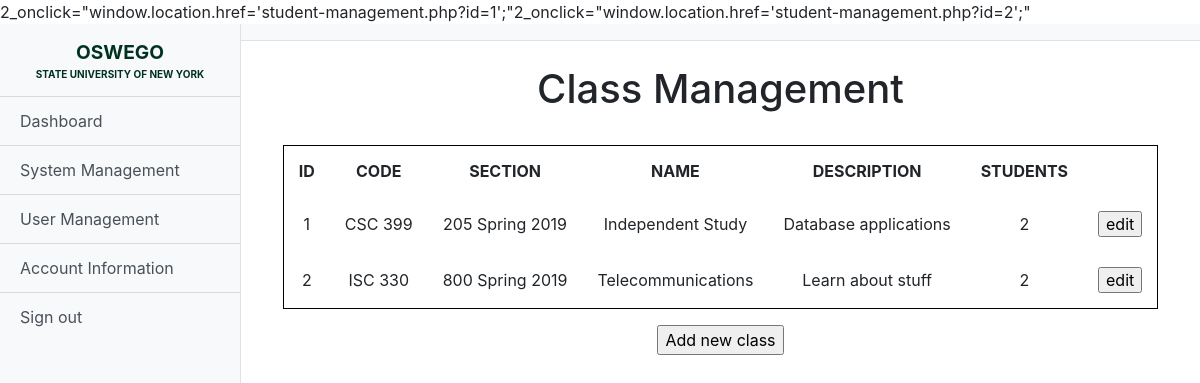
The page /class-management.php (signed in) on the database its author committed.
### tables this page shows
CREATE TABLE course (
	id INT AUTO_INCREMENT PRIMARY KEY,
    code TEXT NOT NULL,
    section TEXT,
    name TEXT NOT NULL,
    description TEXT,
    instructor_id INT REFERENCES user(id)
);

### class-management.php (the view, shortened to what this page needs)
<?php
include('session.php');
$counter = 0;
$lakerid = $_SESSION['login_id'];
$tableData = $db -> query("SELECT * from course where instructor_id = '$lakerid'");
$p = '';
while ($dat = $tableData -> fetch_array()) {
    $cid = $dat['id'];
    $tableCounter = $db -> query("SELECT COUNT(user_id) FROM enrollment WHERE course_id = '$cid'");
    $count = count(mysqli_fetch_array($tableCounter));
    echo $count . '_';
    $urlid = "'student-management.php?id=" . $dat['id'] . "'";
    $url = 'onclick="window.location.href=' . $urlid . ';"';
    echo $url;
    $p = $p . '<form method="post"><tr>
    <td>' . $dat['id'] . '</td>
    <td>' . $dat['code'] . '</td>
    <td>' . $dat['section'] . '</td>
    <td>' . $dat['name'] . '</td>
    <td>' . $dat['description'] . '</td>
    <td>' . $count . '</td>
    <td><input type="button" value="edit" name="'. ++$counter .'" ' . $url . '></td></form></tr>';
}
?>
<html>
    <head>
        <link href="vendor/bootstrap/css/bootstrap.min.css" rel="stylesheet">
        <link href="css/simple-sidebar.css" rel="stylesheet">
    </head>
    <body>
        <div class="d-flex" id="wrapper">
            <?php include('nav.php'); ?>
            <div id="page-content-wrapper">
                <nav class="navbar navbar-expand-lg navbar-light bg-light border-bottom"></nav>
                <center>
                    <div class="container-fluid" id="class_eval">
                        <h1 class="mt-4">Class Management</h1>
                        <p>
                            <br>
                            <table cellpadding="15" style="border: 1px solid black; text-align:center;">
                                <tr>
                                    <th>ID</th>
                                    <th>CODE</th>
                                    <th>SECTION</th>
                                    <th>NAME</th>
                                    <th>DESCRIPTION</th>
                                    <th>STUDENTS</th>
                                    <th></th>
                                </tr>
                                <?php echo $p; ?>
                            </table>
                        </p>
                    </div>
                    <input type="button" name="add" value="Add new class" onclick="window.location.href = 'add-class.php';">
                </center>
            </div>
        </div>
    </body>
</html>

### css/simple-sidebar.css (style rules this page uses)
body { overflow-x: hidden; }
#page-content-wrapper { min-width: 100vw; }
@media (min-width: 768px) { #page-content-wrapper { min-width: 0; width: 100%; } }

### rows shown on the page
course: id "onclick=\"window.location.href='student-management.php?id=1';\"", id "1", code "CSC 399", section "205 Spring 2019", name "Independent Study", description "Database applications"
course: count "2", id "onclick=\"window.location.href='student-management.php?id=2';\"", id "2", code "ISC 330", section "800 Spring 2019", name "Telecommunications", description "Learn about stuff"

### other values the page prints
$count "2 2"
